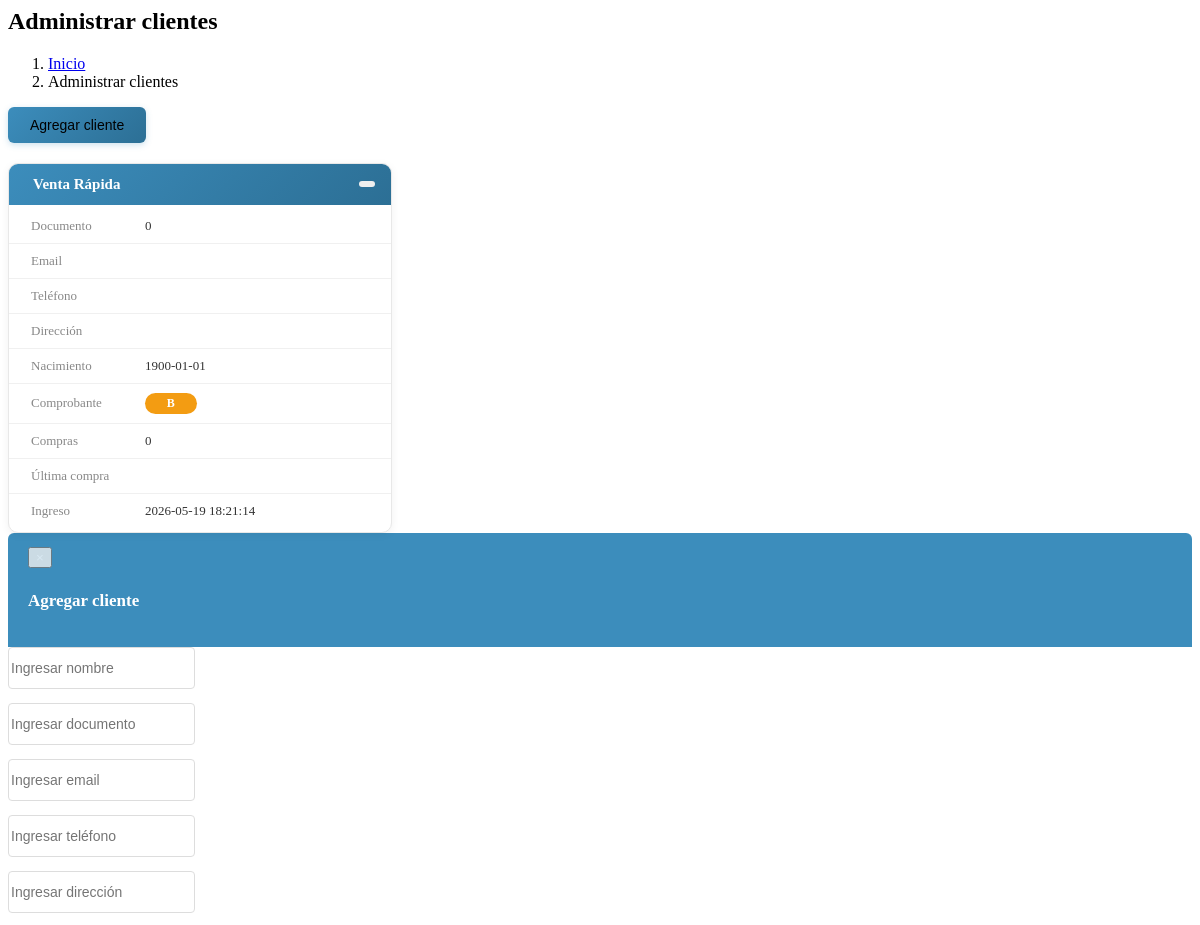
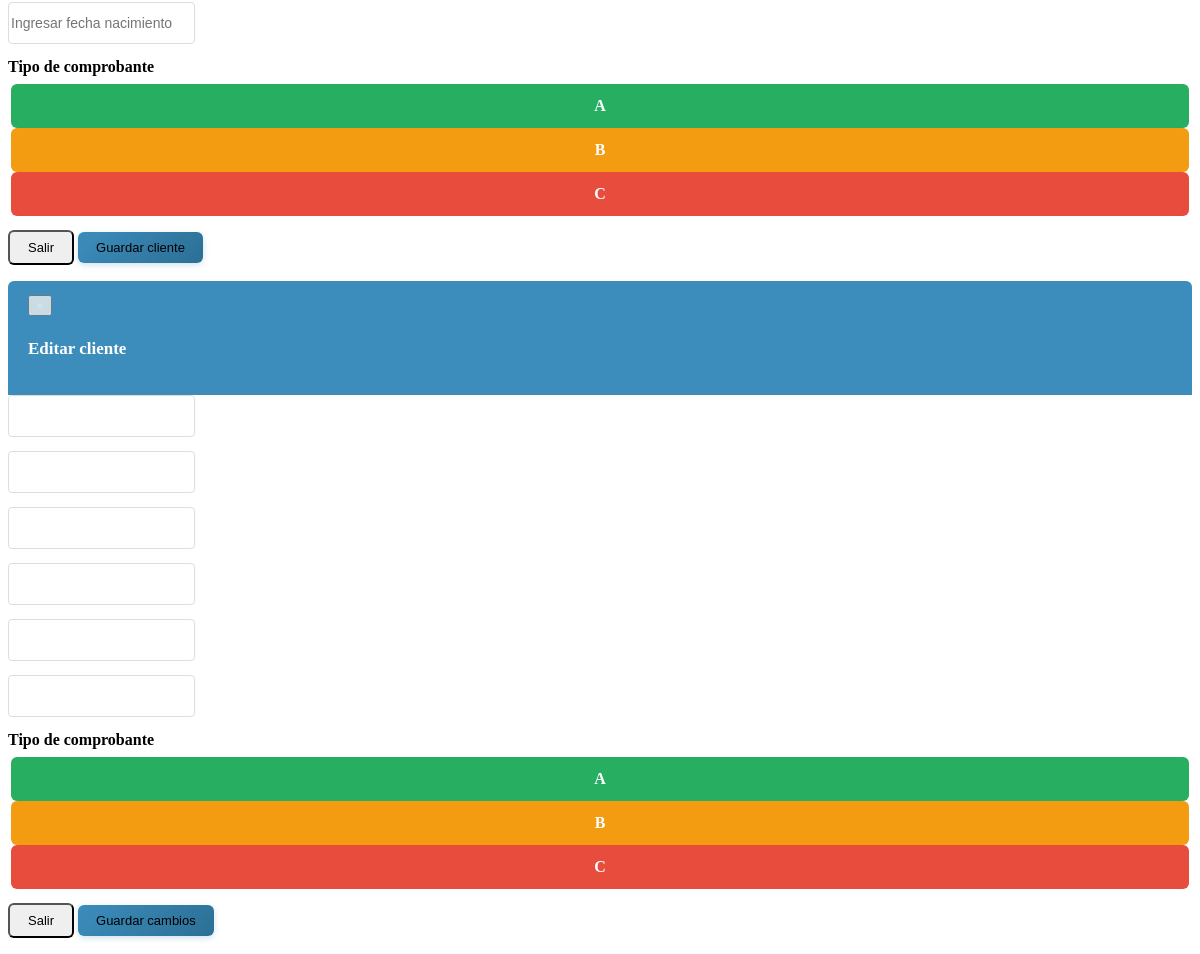
The app's page /vistas/modulos/clientes.php with its own data (2 pictures, top to bottom).
### tables this page shows
CREATE TABLE `clientes` (
  `id` int(11) NOT NULL AUTO_INCREMENT,
  `nombre` text NOT NULL,
  `documento` int(11) NOT NULL,
  `email` text NOT NULL,
  `telefono` text NOT NULL,
  `direccion` text NOT NULL,
  `fecha_nacimiento` date NOT NULL,
  `tipo_comprobante` varchar(1) NOT NULL DEFAULT 'B',
  `compras` int(11) NOT NULL DEFAULT 0,
  `ultima_compra` datetime DEFAULT NULL,
  `fecha` timestamp NOT NULL DEFAULT CURRENT_TIMESTAMP ON UPDATE CURRENT_TIMESTAMP,
  PRIMARY KEY (`id`),
  KEY `idx_clientes_documento` (`documento`),
  KEY `idx_clientes_nombre` (`nombre`(100))
);

### controladores/clientes.controlador.php (called while the page is built, shortened)
<?php
class ControladorClientes{
	static public function ctrMostrarClientes($item, $valor){
		$tabla = "clientes";
		$respuesta = ModeloClientes::mdlMostrarClientes($tabla, $item, $valor);
		return $respuesta;
	}
}

### modelos/conexion.php (called while the page is built, shortened)
<?php
class Conexion{
    private static $link = null;
    static public function conectar(){
        if(self::$link === null){
            self::$link = new PDO("mysql:host=" . DB_HOST . ";dbname=" . DB_NAME,
                                  DB_USER,
                                  DB_PASS);
            self::$link->setAttribute(PDO::ATTR_ERRMODE, PDO::ERRMODE_EXCEPTION);
            self::$link->exec("set names utf8");
        }
        return self::$link;
    }
}

### modelos/clientes.modelo.php (called while the page is built, shortened)
<?php
require_once "conexion.php";
class ModeloClientes{
	static public function mdlMostrarClientes($tabla, $item, $valor){
		if($item != null){
			Conexion::validarColumna($item, $tabla);
			$stmt = Conexion::conectar()->prepare("SELECT * FROM $tabla WHERE $item = :$item ORDER BY id DESC");
			$stmt -> bindParam(":".$item, $valor, PDO::PARAM_STR);
			$stmt -> execute();
			return $stmt -> fetch();
		}else{
			$stmt = Conexion::conectar()->prepare("SELECT * FROM $tabla ORDER BY id DESC");
			$stmt -> execute();
			return $stmt -> fetchAll();
		}
	}
}

### vistas/modulos/clientes.php (the view, shortened to what this page needs)
<div class="content-wrapper">
  <section class="content-header">
    <h1>
      Administrar clientes
    </h1>
    <ol class="breadcrumb">
      <li><a href="inicio"><i class="fa fa-dashboard"></i> Inicio</a></li>
      <li class="active">Administrar clientes</li>
    </ol>
  </section>
  <section class="content">
    <div class="clientes-toolbar">
      <button class="btn btn-primary" data-toggle="modal" data-target="#modalAgregarCliente">
        <i class="fa fa-plus"></i> Agregar cliente
      </button>
    </div>
    <div class="clientes-grid">
    <?php
      $item = null;
      $valor = null;
      $clientes = ControladorClientes::ctrMostrarClientes($item, $valor);
      foreach ($clientes as $key => $value) {
        $tc = $value["tipo_comprobante"] ?? "B";
$badgeColor = $tc == "A" ? "#27ae60" : ($tc == "B" ? "#f39c12" : "#e74c3c");
        echo '<div class="cliente-card">
          <div class="cliente-card-header">
            <div class="cliente-card-nombre">
              <i class="fa fa-user"></i> '.htmlspecialchars($value["nombre"], ENT_QUOTES, 'UTF-8').'
            </div>
            <div class="cliente-card-acciones">
              <button class="btn btn-warning btn-xs btnEditarCliente" data-toggle="modal" data-target="#modalEditarCliente" idCliente="'.htmlspecialchars($value["id"], ENT_QUOTES, 'UTF-8').'"><i class="fa fa-pencil"></i></button>';
            echo '</div>
          </div>
          <div class="cliente-card-body">
            <div class="cliente-card-row">
              <span class="cliente-card-label"><i class="fa fa-key"></i> Documento</span>
              <span class="cliente-card-value">'.htmlspecialchars($value["documento"], ENT_QUOTES, 'UTF-8').'</span>
            </div>
            <div class="cliente-card-row">
              <span class="cliente-card-label"><i class="fa fa-envelope"></i> Email</span>
              <span class="cliente-card-value">'.htmlspecialchars($value["email"], ENT_QUOTES, 'UTF-8').'</span>
            </div>
            <div class="cliente-card-row">
              <span class="cliente-card-label"><i class="fa fa-phone"></i> Teléfono</span>
              <span class="cliente-card-value">'.htmlspecialchars($value["telefono"], ENT_QUOTES, 'UTF-8').'</span>
            </div>
            <div class="cliente-card-row">
              <span class="cliente-card-label"><i class="fa fa-map-marker"></i> Dirección</span>
              <span class="cliente-card-value">'.htmlspecialchars($value["direccion"], ENT_QUOTES, 'UTF-8').'</span>
            </div>
            <div class="cliente-card-row">
              <span class="cliente-card-label"><i class="fa fa-calendar"></i> Nacimiento</span>
              <span class="cliente-card-value">'.htmlspecialchars($value["fecha_nacimiento"], ENT_QUOTES, 'UTF-8').'</span>
            </div>
            <div class="cliente-card-row">
              <span class="cliente-card-label"><i class="fa fa-file-text"></i> Comprobante</span>
              <span class="cliente-card-value"><span class="badge-tipo" style="background:'.$badgeColor.'">'.htmlspecialchars($tc, ENT_QUOTES, 'UTF-8').'</span></span>
            </div>
            <div class="cliente-card-row">
              <span class="cliente-card-label"><i class="fa fa-shopping-cart"></i> Compras</span>
              <span class="cliente-card-value">'.htmlspecialchars($value["compras"], ENT_QUOTES, 'UTF-8').'</span>
            </div>
            <div class="cliente-card-row">
              <span class="cliente-card-label"><i class="fa fa-clock-o"></i> Última compra</span>
              <span class="cliente-card-value">'.htmlspecialchars($value["ultima_compra"], ENT_QUOTES, 'UTF-8').'</span>
            </div>
            <div class="cliente-card-row">
              <span class="cliente-card-label"><i class="fa fa-sign-in"></i> Ingreso</span>
              <span class="cliente-card-value">'.htmlspecialchars($value["fecha"], ENT_QUOTES, 'UTF-8').'</span>
            </div>
          </div>
        </div>';
      }
    ?>
    </div>
  </section>
</div>
<div id="modalAgregarCliente" class="modal fade" role="dialog">
  <div class="modal-dialog">
    <div class="modal-content">
      <form role="form" method="post">
        <div class="modal-header" style="background:#3c8dbc; color:white">
          <button type="button" class="close" data-dismiss="modal">&times;</button>
          <h4 class="modal-title">Agregar cliente</h4>
        </div>
        <div class="modal-body">
          <div class="box-body">
            <div class="form-group">
              <div class="input-group">
                <input type="text" class="form-control input-lg" name="nuevoCliente" placeholder="Ingresar nombre" required>
              </div>
            </div>
            <div class="form-group">
              <div class="input-group">
                <input type="number" min="0" class="form-control input-lg" name="nuevoDocumentoId" placeholder="Ingresar documento" required>
              </div>
            </div>
            <div class="form-group">
              <div class="input-group">
                <input type="email" class="form-control input-lg" name="nuevoEmail" placeholder="Ingresar email" required>
              </div>
            </div>
            <div class="form-group">
              <div class="input-group">
                <input type="text" class="form-control input-lg" name="nuevoTelefono" placeholder="Ingresar teléfono" data-inputmask="'mask':'(999) 999-9999'" data-mask required>
              </div>
            </div>
            <div class="form-group">
              <div class="input-group">
                <input type="text" class="form-control input-lg" name="nuevaDireccion" placeholder="Ingresar dirección" required>
              </div>
            </div>
            <div class="form-group">
              <div class="input-group">
                <input type="text" class="form-control input-lg" name="nuevoFechaNacimiento" placeholder="Ingresar fecha nacimiento" data-inputmask="'alias': 'yyyy/mm/dd'" data-mask required>
              </div>
            </div>
            <div class="form-group nuevo-tipo-comprobante">
              <label style="display:block; margin-bottom:8px; font-weight:bold;">Tipo de comprobante</label>
              <div class="row" style="margin:0">
                <div class="col-xs-4" style="padding:0 3px;">
                  <div class="tipo-comprobante seleccionar-tipo" data-tipo="A" style="background:#27ae60; color:#fff; text-align:center; padding:12px 0; border-radius:4px; cursor:pointer; font-size:18px; font-weight:bold; border:3px solid transparent;">
                    A
                  </div>
                </div>
                <div class="col-xs-4" style="padding:0 3px;">
                  <div class="tipo-comprobante seleccionar-tipo" data-tipo="B" style="background:#f39c12; color:#fff; text-align:center; padding:12px 0; border-radius:4px; cursor:pointer; font-size:18px; font-weight:bold; border:3px solid transparent;">
                    B
                  </div>
                </div>
                <div class="col-xs-4" style="padding:0 3px;">
                  <div class="tipo-comprobante seleccionar-tipo" data-tipo="C" style="background:#e74c3c; color:#fff; text-align:center; padding:12px 0; border-radius:4px; cursor:pointer; font-size:18px; font-weight:bold; border:3px solid transparent;">
                    C
                  </div>
                </div>
              </div>
            </div>
          </div>
        </div>
        <div class="modal-footer">
          <button type="button" class="btn btn-default pull-left" data-dismiss="modal">Salir</button>
          <button type="submit" class="btn btn-primary">Guardar cliente</button>
        </div>
      </form>
    </div>
  </div>
</div>
<div id="modalEditarCliente" class="modal fade" role="dialog">
  <div class="modal-dialog">
    <div class="modal-content">
      <form role="form" method="post">
        <div class="modal-header" style="background:#3c8dbc; color:white">
          <button type="button" class="close" data-dismiss="modal">&times;</button>
          <h4 class="modal-title">Editar cliente</h4>
        </div>
        <div class="modal-body">
          <div class="box-body">
            <div class="form-group">
              <div class="input-group">
                <input type="text" class="form-control input-lg" name="editarCliente" id="editarCliente" required>
              </div>
            </div>
            <div class="form-group">
              <div class="input-group">
                <input type="number" min="0" class="form-control input-lg" name="editarDocumentoId" id="editarDocumentoId" required>
              </div>
            </div>
            <div class="form-group">
              <div class="input-group">
                <input type="email" class="form-control input-lg" name="editarEmail" id="editarEmail" required>
              </div>
            </div>
            <div class="form-group">
              <div class="input-group">
                <input type="text" class="form-control input-lg" name="editarTelefono" id="editarTelefono" data-inputmask="'mask':'(999) 999-9999'" data-mask required>
              </div>
            </div>
            <div class="form-group">
              <div class="input-group">
                <input type="text" class="form-control input-lg" name="editarDireccion" id="editarDireccion"  required>
              </div>
            </div>
            <div class="form-group">
              <div class="input-group">
                <input type="text" class="form-control input-lg" name="editarFechaNacimiento" id="editarFechaNacimiento"  data-inputmask="'alias': 'yyyy/mm/dd'" data-mask required>
              </div>
            </div>
            <div class="form-group editar-tipo-comprobante">
              <label style="display:block; margin-bottom:8px; font-weight:bold;">Tipo de comprobante</label>
              <div class="row" style="margin:0">
                <div class="col-xs-4" style="padding:0 3px;">
                  <div class="tipo-comprobante seleccionar-tipo" data-tipo="A" style="background:#27ae60; color:#fff; text-align:center; padding:12px 0; border-radius:4px; cursor:pointer; font-size:18px; font-weight:bold; border:3px solid transparent;">
                    A
                  </div>
                </div>
                <div class="col-xs-4" style="padding:0 3px;">
                  <div class="tipo-comprobante seleccionar-tipo" data-tipo="B" style="background:#f39c12; color:#fff; text-align:center; padding:12px 0; border-radius:4px; cursor:pointer; font-size:18px; font-weight:bold; border:3px solid transparent;">
                    B
                  </div>
                </div>
                <div class="col-xs-4" style="padding:0 3px;">
                  <div class="tipo-comprobante seleccionar-tipo" data-tipo="C" style="background:#e74c3c; color:#fff; text-align:center; padding:12px 0; border-radius:4px; cursor:pointer; font-size:18px; font-weight:bold; border:3px solid transparent;">
                    C
                  </div>
                </div>
              </div>
            </div>
          </div>
        </div>
        <div class="modal-footer">
          <button type="button" class="btn btn-default pull-left" data-dismiss="modal">Salir</button>
          <button type="submit" class="btn btn-primary">Guardar cambios</button>
        </div>
      </form>
    </div>
  </div>
</div>

### vistas/modulos/clientes.php (style rules this page uses)
.clientes-toolbar { margin-bottom: 20px; }
.clientes-toolbar .btn-primary { background: linear-gradient(135deg, #3c8dbc, #2c6f95); border: none; border-radius: 6px; padding: 10px 22px; font-size: 14px; font-weight: 500; box-shadow: 0 2px 6px rgba(60,141,188,0.25); transition: all 0.2s ease; }
.clientes-grid { display: grid; grid-template-columns: repeat(auto-fill, minmax(340px, 1fr)); gap: 16px; }
.cliente-card { background: #fff; border: 1px solid #e8e8e8; border-radius: 10px; box-shadow: 0 2px 8px rgba(0,0,0,0.06); overflow: hidden; transition: box-shadow 0.2s ease; }
.cliente-card-header { background: linear-gradient(135deg, #3c8dbc, #2c6f95); color: #fff; padding: 12px 16px; display: flex; justify-content: space-between; align-items: center; }
.cliente-card-nombre { font-size: 15px; font-weight: 600; }
.cliente-card-acciones .btn { margin-left: 4px; border-radius: 4px; border: none; padding: 3px 8px; font-size: 12px; }
.cliente-card-body { padding: 4px 0; }
.cliente-card-row { display: flex; padding: 9px 16px; border-bottom: 1px solid #f0f0f0; font-size: 13px; align-items: center; }
.cliente-card-row:last-child { border-bottom: none; }
.cliente-card-label { flex: 0 0 120px; color: #888; font-weight: 500; }
.cliente-card-value { flex: 1; color: #333; word-break: break-word; }
.badge-tipo { display: inline-block; color: #fff; padding: 3px 12px; border-radius: 12px; font-weight: 700; font-size: 12px; min-width: 28px; text-align: center; letter-spacing: 0.5px; }
.modal-header { border-radius: 6px 6px 0 0; padding: 14px 20px; }
.modal-header .modal-title { font-size: 17px; font-weight: 600; }
.modal-header .close { color: #fff; opacity: 0.8; text-shadow: none; }
.modal-body .form-group { margin-bottom: 14px; }
.modal-body .form-control { border-radius: 4px; border: 1px solid #ddd; box-shadow: none; transition: border-color 0.2s ease, box-shadow 0.2s ease; font-size: 14px; height: 42px; }
.modal-footer .btn-default { border-radius: 6px; padding: 8px 18px; font-size: 13px; }
.modal-footer .btn-primary { border-radius: 6px; padding: 8px 18px; font-size: 13px; background: linear-gradient(135deg, #3c8dbc, #2c6f95); border: none; box-shadow: 0 2px 6px rgba(60,141,188,0.25); }
.tipo-comprobante.seleccionar-tipo { transition: all 0.2s ease; border-radius: 6px !important; font-size: 16px !important; padding: 10px 0 !important; }

### records on screen
clientes: nombre "Venta Rápida", documento "0", fecha_nacimiento "1900-01-01", tipo_comprobante "B", compras "0", fecha "2026-05-19 18:21:14"
